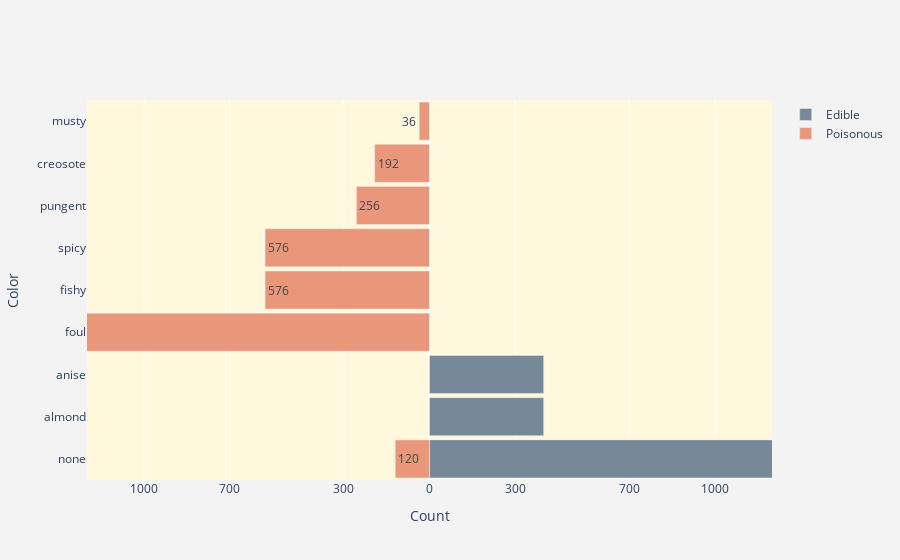

The code cell stored with this chart in its notebook:
### Markdown cell above
Following bar chart shows odor features according to mushroom type. We can see if a odor of a mushroom is almond or anise, it is edible or if it is musty, creosote, pungent, fishy, spicy or foul, it is poisonous. Moreover, even most of the mushrooms which have none odor are poisonous, there are 120 mushrooms in dataset both edible and have no odor. 

Odor feature is a really important feature to distinguish between a mushroom that is edible or poisonous.

### Code cell
odor_edible=pd.DataFrame(edible["odor"].value_counts())
odor_poisonous=pd.DataFrame(poisonous["odor"].value_counts())

layout = go.Layout(yaxis=go.layout.YAxis(title='Color'),
                   xaxis=go.layout.XAxis(
                       range=[-1200, 1200],
                     tickvals=[-1000, -700, -300, 0, 300, 700, 1000],
                       ticktext=[1000, 700, 300, 0, 300, 700, 1000],
                       title='Count'),
                   barmode='overlay',
                   bargap=0.1,
                   paper_bgcolor='rgb(243, 243, 243)',
                   plot_bgcolor='cornsilk')

data3 = [go.Bar(y=odor_edible.index,
               x=odor_edible["odor"],
               orientation='h',
               name='Edible',
               hoverinfo='x',
               marker=dict(color='lightslategrey')
               ),
        go.Bar(y=odor_poisonous.index,
               x=-1*odor_poisonous["odor"],
               orientation='h',
               name='Poisonous',
               hoverinfo='text',
               text=odor_poisonous["odor"].astype('int'),
               marker=dict(color='darksalmon')
               )]
iplot(dict(data=data3, layout=layout))

### Figure 1 — Plotly figure (JSON) as saved in the notebook; plotly's stock layout.template omitted (floating-point values rounded to 4 significant figures)
{"data": [{"hoverinfo": "x", "marker": {"color": "lightslategrey"}, "name": "Edible", "orientation": "h", "type": "bar", "x": [3408, 400, 400], "y": ["none", "almond", "anise"]}, {"hoverinfo": "text", "marker": {"color": "darksalmon"}, "name": "Poisonous", "orientation": "h", "text": [2160, 576, 576, 256, 192, 120, 36], "type": "bar", "x": [-2160, -576, -576, -256, -192, -120, -36], "y": ["foul", "fishy", "spicy", "pungent", "creosote", "none", "musty"]}], "layout": {"bargap": 0.1, "barmode": "overlay", "paper_bgcolor": "rgb(243, 243, 243)", "plot_bgcolor": "cornsilk", "xaxis": {"range": [-1200, 1200], "ticktext": [1000, 700, 300, 0, 300, 700, 1000], "tickvals": [-1000, -700, -300, 0, 300, 700, 1000], "title": {"text": "Count"}}, "yaxis": {"title": {"text": "Color"}}}}
